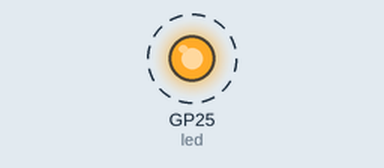
A program run on a simulated Raspberry Pi Pico running MicroPython. Parts: output pins drawn as LEDs (lit = HIGH). Dashed ring = blinking. What the program prints to the serial console is not drawn.

Above: at 0.5 s.
Timing chart, 0 to 4.6 s (numbered marks = the images above):
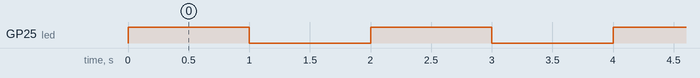

The program:

main.py
```python
"""Archivo principal para simulación en Wokwi (MicroPython).
Ajusta este ejemplo a tu práctica.
"""

from machine import Pin
from time import sleep

led = Pin(25, Pin.OUT)

while True:
    led.toggle()
    print("LED virtual cambiando estado")
    sleep(1)
```

Measured:
- by itself, GP25 (led): alternates HIGH for 1.0 s and LOW for 1.0 s
